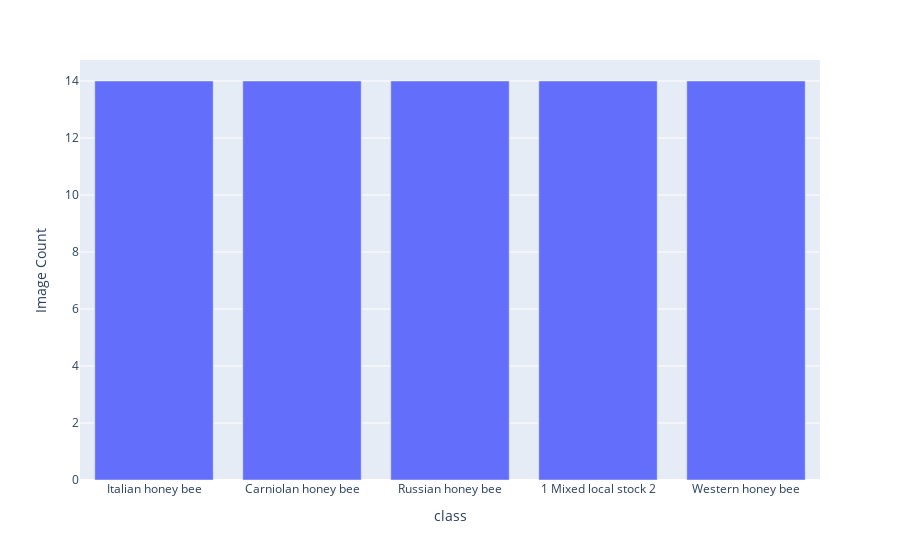

Here is the notebook cell this chart was saved with:
### Markdown cell above
## PART 2.3: Reload data

### Code cell
ds = pd.read_csv('bee_dataset/balanced_ml_data.csv')
tmp = ds['class'].value_counts()
df = pd.DataFrame(data={'class': tmp.index, 'Image Count': tmp.values})
df
fig = px.bar(df, x='class', y='Image Count')
fig.show()

### Figure 1 — Plotly figure (JSON) as saved in the notebook; plotly's stock layout.template omitted (floating-point values rounded to 4 significant figures)
{"data": [{"alignmentgroup": "True", "hovertemplate": "class=%{x}<br>Image Count=%{y}<extra></extra>", "legendgroup": "", "marker": {"color": "#636efa", "pattern": {"shape": ""}}, "name": "", "offsetgroup": "", "orientation": "v", "showlegend": false, "textposition": "auto", "type": "bar", "x": ["Italian honey bee", "Carniolan honey bee", "Russian honey bee", "1 Mixed local stock 2", "Western honey bee"], "xaxis": "x", "y": [14, 14, 14, 14, 14], "yaxis": "y"}], "layout": {"barmode": "relative", "legend": {"tracegroupgap": 0}, "margin": {"t": 60}, "xaxis": {"anchor": "y", "domain": [0, 1], "title": {"text": "class"}}, "yaxis": {"anchor": "x", "domain": [0, 1], "title": {"text": "Image Count"}}}}
